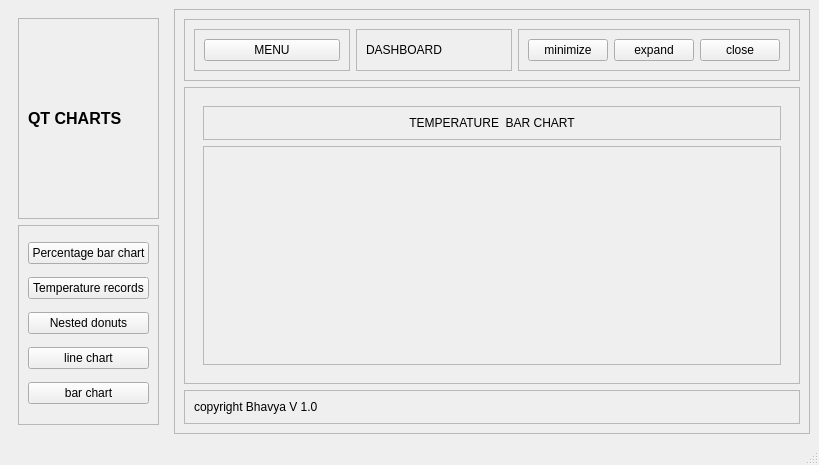
<?xml version="1.0" encoding="UTF-8"?>
<ui version="4.0">
 <class>MainWindow</class>
 <widget class="QMainWindow" name="MainWindow">
  <property name="geometry">
   <rect>
    <x>0</x>
    <y>0</y>
    <width>819</width>
    <height>465</height>
   </rect>
  </property>
  <property name="windowTitle">
   <string>MainWindow</string>
  </property>
  <widget class="QWidget" name="centralwidget">
   <layout class="QHBoxLayout" name="horizontalLayout">
    <item>
     <widget class="QWidget" name="left_menu_widget" native="true">
      <layout class="QVBoxLayout" name="verticalLayout">
       <item>
        <widget class="QFrame" name="frame_3">
         <property name="frameShape">
          <enum>QFrame::StyledPanel</enum>
         </property>
         <property name="frameShadow">
          <enum>QFrame::Raised</enum>
         </property>
         <layout class="QHBoxLayout" name="horizontalLayout_2">
          <item>
           <widget class="QLabel" name="label">
            <property name="styleSheet">
             <string notr="true"> font-size: 16px; font-weight: bold;</string>
            </property>
            <property name="text">
             <string>QT CHARTS</string>
            </property>
           </widget>
          </item>
         </layout>
        </widget>
       </item>
       <item>
        <widget class="QFrame" name="frame_4">
         <property name="styleSheet">
          <string notr="true"/>
         </property>
         <property name="frameShape">
          <enum>QFrame::StyledPanel</enum>
         </property>
         <property name="frameShadow">
          <enum>QFrame::Raised</enum>
         </property>
         <layout class="QVBoxLayout" name="verticalLayout_2">
          <item>
           <widget class="QPushButton" name="percentage_bar_button">
            <property name="styleSheet">
             <string notr="true"/>
            </property>
            <property name="text">
             <string>Percentage bar chart</string>
            </property>
            <property name="icon">
             <iconset resource="resources.qrc">
              <normaloff>:/icons/icons/chart-column-solid.svg</normaloff>:/icons/icons/chart-column-solid.svg</iconset>
            </property>
           </widget>
          </item>
          <item>
           <widget class="QPushButton" name="temperature_record_button">
            <property name="styleSheet">
             <string notr="true"/>
            </property>
            <property name="text">
             <string>Temperature records</string>
            </property>
            <property name="icon">
             <iconset resource="resources.qrc">
              <normaloff>:/icons/icons/temp-svgrepo-com.svg</normaloff>:/icons/icons/temp-svgrepo-com.svg</iconset>
            </property>
           </widget>
          </item>
          <item>
           <widget class="QPushButton" name="nested_donut_button">
            <property name="text">
             <string>Nested donuts</string>
            </property>
            <property name="icon">
             <iconset resource="resources.qrc">
              <normaloff>:/icons/icons/pie-chart-svgrepo-com.svg</normaloff>:/icons/icons/pie-chart-svgrepo-com.svg</iconset>
            </property>
           </widget>
          </item>
          <item>
           <widget class="QPushButton" name="line_chart_button">
            <property name="text">
             <string>line chart</string>
            </property>
            <property name="icon">
             <iconset resource="resources.qrc">
              <normaloff>:/icons/icons/chart-line-solid.svg</normaloff>:/icons/icons/chart-line-solid.svg</iconset>
            </property>
           </widget>
          </item>
          <item>
           <widget class="QPushButton" name="bar_chart_button">
            <property name="text">
             <string>bar chart</string>
            </property>
            <property name="icon">
             <iconset resource="resources.qrc">
              <normaloff>:/icons/icons/chart-column-solid.svg</normaloff>:/icons/icons/chart-column-solid.svg</iconset>
            </property>
           </widget>
          </item>
         </layout>
        </widget>
       </item>
      </layout>
     </widget>
    </item>
    <item>
     <widget class="QFrame" name="frame_2">
      <property name="frameShape">
       <enum>QFrame::StyledPanel</enum>
      </property>
      <property name="frameShadow">
       <enum>QFrame::Raised</enum>
      </property>
      <layout class="QVBoxLayout" name="verticalLayout_4">
       <item>
        <widget class="QFrame" name="frame_7">
         <property name="frameShape">
          <enum>QFrame::StyledPanel</enum>
         </property>
         <property name="frameShadow">
          <enum>QFrame::Raised</enum>
         </property>
         <layout class="QHBoxLayout" name="horizontalLayout_4">
          <item>
           <widget class="QFrame" name="frame_10">
            <property name="frameShape">
             <enum>QFrame::StyledPanel</enum>
            </property>
            <property name="frameShadow">
             <enum>QFrame::Raised</enum>
            </property>
            <layout class="QHBoxLayout" name="horizontalLayout_5">
             <item>
              <widget class="QPushButton" name="pushButton_6">
               <property name="text">
                <string>MENU</string>
               </property>
              </widget>
             </item>
            </layout>
           </widget>
          </item>
          <item>
           <widget class="QFrame" name="frame_12">
            <property name="frameShape">
             <enum>QFrame::StyledPanel</enum>
            </property>
            <property name="frameShadow">
             <enum>QFrame::Raised</enum>
            </property>
            <layout class="QHBoxLayout" name="horizontalLayout_6">
             <item>
              <widget class="QLabel" name="label_7">
               <property name="text">
                <string>DASHBOARD</string>
               </property>
              </widget>
             </item>
            </layout>
           </widget>
          </item>
          <item>
           <widget class="QFrame" name="frame_11">
            <property name="frameShape">
             <enum>QFrame::StyledPanel</enum>
            </property>
            <property name="frameShadow">
             <enum>QFrame::Raised</enum>
            </property>
            <layout class="QHBoxLayout" name="horizontalLayout_7">
             <item>
              <widget class="QPushButton" name="pushButton_7">
               <property name="text">
                <string>minimize</string>
               </property>
               <property name="icon">
                <iconset resource="resources.qrc">
                 <normaloff>:/icons/icons/minimize-svgrepo-com.svg</normaloff>:/icons/icons/minimize-svgrepo-com.svg</iconset>
               </property>
              </widget>
             </item>
             <item>
              <widget class="QPushButton" name="pushButton_8">
               <property name="text">
                <string>expand</string>
               </property>
               <property name="icon">
                <iconset resource="resources.qrc">
                 <normaloff>:/icons/icons/enlarge-2-svgrepo-com.svg</normaloff>:/icons/icons/enlarge-2-svgrepo-com.svg</iconset>
               </property>
              </widget>
             </item>
             <item>
              <widget class="QPushButton" name="pushButton_9">
               <property name="text">
                <string>close</string>
               </property>
               <property name="icon">
                <iconset resource="resources.qrc">
                 <normaloff>:/icons/icons/cross-svgrepo-com.svg</normaloff>:/icons/icons/cross-svgrepo-com.svg</iconset>
               </property>
              </widget>
             </item>
            </layout>
           </widget>
          </item>
         </layout>
        </widget>
       </item>
       <item>
        <widget class="QFrame" name="frame_8">
         <property name="frameShape">
          <enum>QFrame::StyledPanel</enum>
         </property>
         <property name="frameShadow">
          <enum>QFrame::Raised</enum>
         </property>
         <layout class="QVBoxLayout" name="verticalLayout_5">
          <item>
           <widget class="QStackedWidget" name="stackedWidget">
            <property name="currentIndex">
             <number>1</number>
            </property>
            <widget class="QWidget" name="line_chart">
             <layout class="QVBoxLayout" name="verticalLayout_6">
              <item>
               <widget class="QFrame" name="frame_16">
                <property name="frameShape">
                 <enum>QFrame::StyledPanel</enum>
                </property>
                <property name="frameShadow">
                 <enum>QFrame::Raised</enum>
                </property>
                <layout class="QVBoxLayout" name="verticalLayout_7">
                 <item alignment="Qt::AlignTop">
                  <widget class="QLabel" name="label_9">
                   <property name="text">
                    <string>LINE CHART</string>
                   </property>
                   <property name="alignment">
                    <set>Qt::AlignCenter</set>
                   </property>
                  </widget>
                 </item>
                </layout>
               </widget>
              </item>
              <item>
               <widget class="QFrame" name="frame_17">
                <property name="sizePolicy">
                 <sizepolicy hsizetype="Preferred" vsizetype="Expanding">
                  <horstretch>0</horstretch>
                  <verstretch>0</verstretch>
                 </sizepolicy>
                </property>
                <property name="frameShape">
                 <enum>QFrame::StyledPanel</enum>
                </property>
                <property name="frameShadow">
                 <enum>QFrame::Raised</enum>
                </property>
                <layout class="QGridLayout" name="gridLayout"/>
               </widget>
              </item>
             </layout>
            </widget>
            <widget class="QWidget" name="temperature_records">
             <layout class="QVBoxLayout" name="verticalLayout_9">
              <item>
               <widget class="QFrame" name="frame_18">
                <property name="frameShape">
                 <enum>QFrame::StyledPanel</enum>
                </property>
                <property name="frameShadow">
                 <enum>QFrame::Raised</enum>
                </property>
                <layout class="QVBoxLayout" name="verticalLayout_8">
                 <item alignment="Qt::AlignTop">
                  <widget class="QLabel" name="label_10">
                   <property name="text">
                    <string>TEMPERATURE  BAR CHART</string>
                   </property>
                   <property name="alignment">
                    <set>Qt::AlignCenter</set>
                   </property>
                  </widget>
                 </item>
                </layout>
               </widget>
              </item>
              <item>
               <widget class="QFrame" name="frame_19">
                <property name="sizePolicy">
                 <sizepolicy hsizetype="Preferred" vsizetype="Expanding">
                  <horstretch>0</horstretch>
                  <verstretch>0</verstretch>
                 </sizepolicy>
                </property>
                <property name="frameShape">
                 <enum>QFrame::StyledPanel</enum>
                </property>
                <property name="frameShadow">
                 <enum>QFrame::Raised</enum>
                </property>
                <layout class="QGridLayout" name="gridLayout_2"/>
               </widget>
              </item>
             </layout>
            </widget>
            <widget class="QWidget" name="nested_donuts">
             <layout class="QVBoxLayout" name="verticalLayout_11">
              <item>
               <widget class="QFrame" name="frame_20">
                <property name="frameShape">
                 <enum>QFrame::StyledPanel</enum>
                </property>
                <property name="frameShadow">
                 <enum>QFrame::Raised</enum>
                </property>
                <layout class="QVBoxLayout" name="verticalLayout_10">
                 <item alignment="Qt::AlignTop">
                  <widget class="QLabel" name="label_11">
                   <property name="text">
                    <string>NESTED DONUT CHART</string>
                   </property>
                   <property name="alignment">
                    <set>Qt::AlignCenter</set>
                   </property>
                  </widget>
                 </item>
                </layout>
               </widget>
              </item>
              <item>
               <widget class="QFrame" name="frame_21">
                <property name="sizePolicy">
                 <sizepolicy hsizetype="Preferred" vsizetype="Expanding">
                  <horstretch>0</horstretch>
                  <verstretch>0</verstretch>
                 </sizepolicy>
                </property>
                <property name="frameShape">
                 <enum>QFrame::StyledPanel</enum>
                </property>
                <property name="frameShadow">
                 <enum>QFrame::Raised</enum>
                </property>
                <layout class="QGridLayout" name="gridLayout_3"/>
               </widget>
              </item>
             </layout>
            </widget>
            <widget class="QWidget" name="percentage_bar_chart">
             <layout class="QVBoxLayout" name="verticalLayout_13">
              <item>
               <widget class="QFrame" name="frame_22">
                <property name="frameShape">
                 <enum>QFrame::StyledPanel</enum>
                </property>
                <property name="frameShadow">
                 <enum>QFrame::Raised</enum>
                </property>
                <layout class="QVBoxLayout" name="verticalLayout_12">
                 <item alignment="Qt::AlignTop">
                  <widget class="QLabel" name="label_12">
                   <property name="text">
                    <string>PERCENTAGE BAR CHART</string>
                   </property>
                   <property name="alignment">
                    <set>Qt::AlignCenter</set>
                   </property>
                  </widget>
                 </item>
                </layout>
               </widget>
              </item>
              <item>
               <widget class="QFrame" name="frame_23">
                <property name="sizePolicy">
                 <sizepolicy hsizetype="Preferred" vsizetype="Expanding">
                  <horstretch>0</horstretch>
                  <verstretch>0</verstretch>
                 </sizepolicy>
                </property>
                <property name="frameShape">
                 <enum>QFrame::StyledPanel</enum>
                </property>
                <property name="frameShadow">
                 <enum>QFrame::Raised</enum>
                </property>
                <layout class="QGridLayout" name="gridLayout_4"/>
               </widget>
              </item>
             </layout>
            </widget>
            <widget class="QWidget" name="bar_chart">
             <layout class="QVBoxLayout" name="verticalLayout_15">
              <item>
               <widget class="QFrame" name="frame_24">
                <property name="frameShape">
                 <enum>QFrame::StyledPanel</enum>
                </property>
                <property name="frameShadow">
                 <enum>QFrame::Raised</enum>
                </property>
                <layout class="QVBoxLayout" name="verticalLayout_14">
                 <item alignment="Qt::AlignTop">
                  <widget class="QLabel" name="label_13">
                   <property name="text">
                    <string>BAR CHARTS</string>
                   </property>
                   <property name="alignment">
                    <set>Qt::AlignCenter</set>
                   </property>
                  </widget>
                 </item>
                </layout>
               </widget>
              </item>
              <item>
               <widget class="QFrame" name="frame_25">
                <property name="sizePolicy">
                 <sizepolicy hsizetype="Preferred" vsizetype="Expanding">
                  <horstretch>0</horstretch>
                  <verstretch>0</verstretch>
                 </sizepolicy>
                </property>
                <property name="frameShape">
                 <enum>QFrame::StyledPanel</enum>
                </property>
                <property name="frameShadow">
                 <enum>QFrame::Raised</enum>
                </property>
                <layout class="QGridLayout" name="gridLayout_5"/>
               </widget>
              </item>
             </layout>
            </widget>
           </widget>
          </item>
         </layout>
        </widget>
       </item>
       <item>
        <widget class="QFrame" name="frame_9">
         <property name="frameShape">
          <enum>QFrame::StyledPanel</enum>
         </property>
         <property name="frameShadow">
          <enum>QFrame::Raised</enum>
         </property>
         <layout class="QHBoxLayout" name="horizontalLayout_8">
          <item>
           <widget class="QLabel" name="label_2">
            <property name="text">
             <string>copyright Bhavya V 1.0</string>
            </property>
           </widget>
          </item>
         </layout>
        </widget>
       </item>
      </layout>
     </widget>
    </item>
   </layout>
  </widget>
  <widget class="QMenuBar" name="menubar">
   <property name="geometry">
    <rect>
     <x>0</x>
     <y>0</y>
     <width>819</width>
     <height>22</height>
    </rect>
   </property>
  </widget>
  <widget class="QStatusBar" name="statusbar"/>
 </widget>
 <resources>
  <include location="resources.qrc"/>
 </resources>
 <connections/>
</ui>
